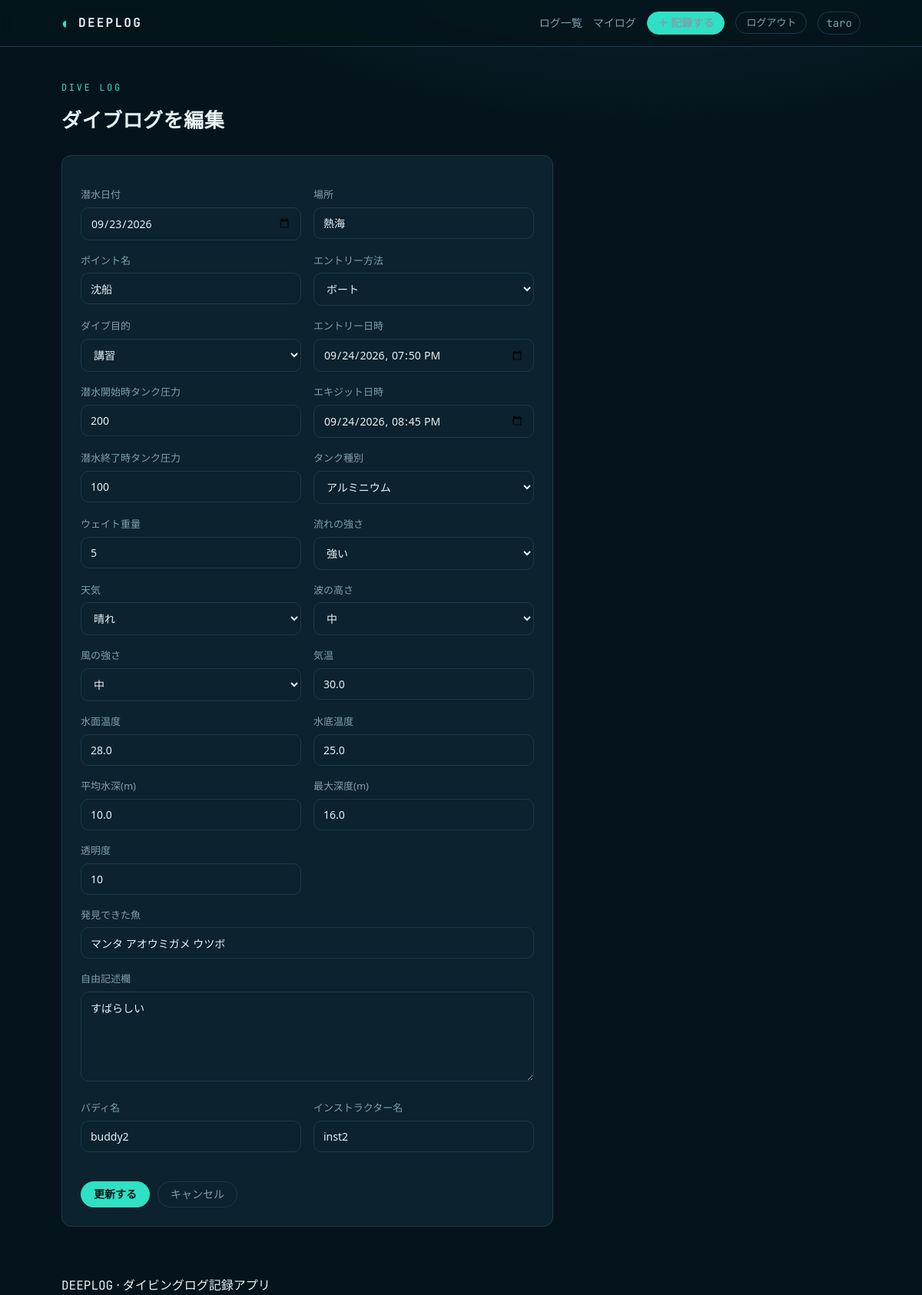
/logs/5/edit/ (signed in), run on the app's committed database.
### accounts/models.py (models this page shows, shortened)
class User(AbstractUser):
    USERNAME_FIELD = 'email'
    REQUIRED_FIELDS = ['username']
    class DiverRank(models.TextChoices):
        NoRank = 'no_rank', _('ランクなし')
        OpenWater = 'OW', _('オープンウォータ―')
        AdvancedOW = 'AOW', _('アドバンスドオープンウォータ―')
        Rescue = 'RED', _('レスキュー')
        DiveMaster = 'DM', _('ダイブマスター')
    email = models.EmailField(
        unique=True,
        verbose_name=_("メールアドレス")
    )
    nickname = models.CharField(
        max_length=30,
        blank=True,
        verbose_name=_("ニックネーム")
    )
    diver_rank = models.CharField(
        max_length=20,
        choices=DiverRank.choices,
        default=DiverRank.NoRank,
        verbose_name=_("ダイバーランク")
    )
    created_at = models.DateTimeField(
        auto_now_add=True,
        verbose_name=_("作成日時")
    )
    updated_at = models.DateTimeField(
        auto_now=True,
        verbose_name=_("更新日時")
    )
    image = models.ImageField(
        upload_to='profile/images/',
        blank=True,
        null=True,
        verbose_name=_("プロフィール画像")
    )
    class Meta:
        verbose_name = _("ユーザー")
        verbose_name_plural = _("ユーザー")

### divelogs/models.py (models this page shows, shortened)
class DiveLog(models.Model):
    class EntryWay(models.TextChoices):
        BEACH = 'beach', _('ビーチ')  #変数名 = DBに保存される値, 画面に表示される値
        BOAT = 'boat', _('ボート')
    class DivePurpose(models.TextChoices):
        FUN = 'fun', _('ファンダイビング')
        PHOTO = 'photo', _('撮影')
        TRAINING = 'training', _('講習')
    class CurrentStrength(models.TextChoices):
        NONE = 'none', _('なし')
        WEAK = 'weak', _('弱い')
        STRONG = 'strong', _('強い')
    class Weather(models.TextChoices):
        SUNNY = 'sunny', _('晴れ')
        CLOUDY = 'cloudy', _('曇り')
        RAINY = 'rainy', _('雨')
    class WaveHeight(models.TextChoices):
        NONE = 'none', _('無し')
        LOW = 'low', _('低')
        MIDDLE = 'middle', _('中')
        HIGH = 'high', _('高')
    class TankType(models.TextChoices):
        STEEL = 'steel',_('スチール')
        ALMI = 'almi',_('アルミニウム')
    class WindStrength(models.TextChoices):
        NONE = 'none', _('無し')
        LOW = 'low', _('弱')
        MIDDLE = 'middle', _('中')
        HIGH = 'high', _('強')
    class SuitType(models.TextChoices):
        WET5mmU = 'wet5mmUnder', _('ウェットスーツ: 5mm以下')
        WET5mm = 'wet5mm', _('ウェットスーツ: 5mm')
        WET65mm = 'wet65mm', _('ウェットスーツ: 6.5mm')
        DRY = 'dry', _('ドライスーツ')
    user = models.ForeignKey( #「1人のUserが、複数のArticleを投稿できる」という関係の定義
        User, #ForeignKeyの第一引数 で、「どのモデルを参照するか」
        on_delete=models.CASCADE, #参照先( User )のレコードが削除されたときの挙動を指定(親が消えたら子も連動して削除する)
        related_name='dive_logs', #逆参照名（user.dive_logでユーザのダイブログを参照できるようになる設定）
        verbose_name=_("ダイバー") #管理画面やフォームで表示される ラベル文字列 を指定
    )
    dive_date = models.DateField(
        verbose_name=_("潜水日付")
    )
    location = models.CharField(
        max_length=100,
        blank=True,
        verbose_name=_("場所")
    )
    dive_point_name = models.CharField(
        max_length=100,
        blank=True,
        verbose_name=_("ポイント名")
    )
    entry_way = models.CharField(
        max_length=20,
        choices=EntryWay.choices,
        verbose_name=_("エントリー方法")
    )
    dive_purpose = models.CharField(
        max_length=20,
        choices=DivePurpose.choices,
        verbose_name=_("ダイブ目的")
    )
    entry_date = models.DateTimeField(
        verbose_name=_("エントリー日時")
    )
    exit_date = models.DateTimeField(
        verbose_name=_("エキジット日時")
    )
    start_press = models.IntegerField(
        verbose_name=_("潜水開始時タンク圧力")
    )
    end_press = models.IntegerField(
        verbose_name=_("潜水終了時タンク圧力")
    )
    tank_type = models.CharField(
        max_length=20,
        choices=TankType.choices,
        verbose_name=_("タンク種別")
    )
    weight = models.IntegerField(
        verbose_name=_("ウェイト重量")
    )
    current_str = models.CharField(
        max_length=20,
        choices=CurrentStrength.choices,
        verbose_name=_("流れの強さ")
    )
    weather = models.CharField(
        max_length=20,
        choices=Weather.choices,
        verbose_name=_("天気")
    )
    wave_height = models.CharField(
        max_length=20,
        choices=WaveHeight.choices,
        verbose_name=_("波の高さ")
    )
    wind_speed = models.CharField(
        max_length=20,
        choices=WindStrength.choices,
        verbose_name=_("風の強さ")
    )
    temperature = models.FloatField(
        verbose_name=_("気温")
    )
    surf_temp = models.FloatField(
        verbose_name=_("水面温度")
    )
    w_bottom_temp = models.FloatField(
        verbose_name=_("水底温度")
    )
    ave_depth = models.FloatField(
        default=0.0,
        verbose_name=_("平均水深(m)")
    )
    max_depth = models.FloatField(
        default=0.0,
        verbose_name=_("最大深度(m)")
    )
    transparency = models.IntegerField(
        verbose_name=_("透明度")
    )
    suit_type = models.CharField(
        max_length=20,
        choices=SuitType.choices,
        blank=True,
        default='',
        verbose_name=_("スーツ種別")
    )
    buddy_name = models.CharField(
        max_length=100,
        blank=True,
        verbose_name=_("バディ名")
    )
    inst_name = models.CharField(
        max_length=100,
        blank=True, #フォーム入力時に空欄を許可する
        verbose_name=_("インストラクター名")
    )
    fish = models.CharField(
        max_length=255,
        blank=True,
        verbose_name=_("発見できた魚")
    )
    free_text_field = models.TextField(
        blank=True,
        verbose_name=_("自由記述欄")
    )
    class Meta:
        verbose_name = _("ダイブログ")#管理画面などで表示される、このモデルの「単数形」の名前
        verbose_name_plural = _("ダイブログ")#管理画面などで表示される、このモデルの「複数形」の名前
        ordering = ['-dive_date'] # このモデルのデータを取得したときの デフォルトの並び順

### divelogs/views.py (the view, shortened to what this page needs)
# urls.py: path("logs/<int:pk>/edit/", views.LogUpdateView.as_view(), name="log_update"),
class LogUpdateView(LoginRequiredMixin, OwnerRequiredMixin, UpdateView):
    model = DiveLog
    form_class = DiveLogForm
    template_name = "logs/log_form.html"
    def get_context_data(self, **kwargs):
        ctx = super().get_context_data(**kwargs)
        ctx["form_title"] = "ダイブログを編集"
        ctx["submit_label"] = "更新する"
        return ctx

### divelogs/views.py (called while the page is built)
    def test_func(self):
        return self.get_object().user == self.request.user

### templates/logs/log_form.html (shortened to what this page needs)
{% extends "base.html" %}
{% block content %}
<div class="page-head">
  <div>
    <p class="eyebrow">Dive Log</p>
    <h1 class="page-title">{{ form_title }}</h1>
  </div>
</div>
<div class="form-wrap card-panel">
  <form method="post" enctype="multipart/form-data">
    <div class="form-row">
      <div class="field">
        <label for="{{ form.dive_date.id_for_label }}">{{ form.dive_date.label }}</label>
        {{ form.dive_date }}{{ form.dive_date.errors }}
      </div>
      <div class="field">
        <label for="{{ form.location.id_for_label }}">{{ form.location.label }}</label>
        {{ form.location }}{{ form.location.errors }}
      </div>
    </div>
    <div class="form-row">
      <div class="field">
        <label for="{{ form.dive_point_name.id_for_label }}">{{ form.dive_point_name.label }}</label>
        {{ form.dive_point_name }}{{ form.dive_point_name.errors }}
      </div>
      <div class="field">
        <label for="{{ form.entry_way.id_for_label }}">{{ form.entry_way.label }}</label>
        {{ form.entry_way }}{{ form.entry_way.errors }}
      </div>
    </div>
    <div class="form-row">
      <div class="field">
        <label for="{{ form.dive_purpose.id_for_label }}">{{ form.dive_purpose.label }}</label>
        {{ form.dive_purpose }}{{ form.dive_purpose.errors }}
      </div>
      <div class="field">
        <label for="{{ form.entry_date.id_for_label }}">{{ form.entry_date.label }}</label>
        {{ form.entry_date }}{{ form.entry_date.errors }}
      </div>
    </div>
    <div class="form-row">
      <div class="field">
        <label for="{{ form.start_press.id_for_label }}">{{ form.start_press.label }}</label>
        {{ form.start_press }}{{ form.start_press.errors }}
      </div>
      <div class="field">
        <label for="{{ form.exit_date.id_for_label }}">{{ form.exit_date.label }}</label>
        {{ form.exit_date }}{{ form.exit_date.errors }}
      </div>
    </div>
    <div class="form-row">
      <div class="field">
        <label for="{{ form.end_press.id_for_label }}">{{ form.end_press.label }}</label>
        {{ form.end_press }}{{ form.end_press.errors }}
      </div>
      <div class="field">
        <label for="{{ form.tank_type.id_for_label }}">{{ form.tank_type.label }}</label>
        {{ form.tank_type }}{{ form.tank_type.errors }}
      </div>
    </div>
    <div class="form-row">
      <div class="field">
        <label for="{{ form.weight.id_for_label }}">{{ form.weight.label }}</label>
        {{ form.weight }}{{ form.weight.errors }}
      </div>
      <div class="field">
        <label for="{{ form.current_str.id_for_label }}">{{ form.current_str.label }}</label>
        {{ form.current_str }}{{ form.current_str.errors }}
      </div>
    </div>
    <div class="form-row">
      <div class="field">
        <label for="{{ form.weather.id_for_label }}">{{ form.weather.label }}</label>
        {{ form.weather }}{{ form.weather.errors }}
      </div>
      <div class="field">
        <label for="{{ form.wave_height.id_for_label }}">{{ form.wave_height.label }}</label>
        {{ form.wave_height }}{{ form.wave_height.errors }}
      </div>
    </div>
    <div class="form-row">
      <div class="field">
        <label for="{{ form.wind_speed.id_for_label }}">{{ form.wind_speed.label }}</label>
        {{ form.wind_speed }}{{ form.wind_speed.errors }}
      </div>
      <div class="field">
        <label for="{{ form.temperature.id_for_label }}">{{ form.temperature.label }}</label>
        {{ form.temperature }}{{ form.temperature.errors }}
      </div>
    </div>
    <div class="form-row">
      <div class="field">
        <label for="{{ form.surf_temp.id_for_label }}">{{ form.surf_temp.label }}</label>
        {{ form.surf_temp }}{{ form.surf_temp.errors }}
      </div>
      <div class="field">
        <label for="{{ form.w_bottom_temp.id_for_label }}">{{ form.w_bottom_temp.label }}</label>
        {{ form.w_bottom_temp }}{{ form.w_bottom_temp.errors }}
      </div>
    </div>
    <div class="form-row">
      <div class="field">
        <label for="{{ form.ave_depth.id_for_label }}">{{ form.ave_depth.label }}</label>
        {{ form.ave_depth }}{{ form.ave_depth.errors }}
      </div>
      <div class="field">
        <label for="{{ form.max_depth.id_for_label }}">{{ form.max_depth.label }}</label>
        {{ form.max_depth }}{{ form.max_depth.errors }}
      </div>
    </div>
    <div class="form-row">
      <div class="field">
        <label for="{{ form.transparency.id_for_label }}">{{ form.transparency.label }}</label>
        {{ form.transparency }}{{ form.transparency.errors }}
      </div>
    </div>
    <div class="field">
      <label for="{{ form.fish.id_for_label }}">{{ form.fish.label }}</label>
      {{ form.fish }}
    </div>
    <div class="field">
      <label for="{{ form.free_text_field.id_for_label }}">{{ form.free_text_field.label }}</label>
      {{ form.free_text_field }}{{ form.free_text_field.errors }}
    </div>
    <div class="form-row">
      <div class="field">
        <label for="{{ form.buddy_name.id_for_label }}">{{ form.buddy_name.label }}</label>
        {{ form.buddy_name }}{{ form.buddy_name.errors }}
      </div>
      <div class="field">
        <label for="{{ form.inst_name.id_for_label }}">{{ form.inst_name.label }}</label>
        {{ form.inst_name }}{{ form.inst_name.errors }}
      </div>
    </div>
    <div class="detail-actions">
      <button type="submit" class="btn btn-accent">{{ submit_label }}</button>
      <a href="{% url 'divelogs:log_list' %}" class="btn btn-ghost">キャンセル</a>
    </div>
  </form>
</div>
{% endblock %}

### templates/base.html (shortened to what this page needs)
{% load static %}
<!DOCTYPE html>
<html lang="ja">
<head>
  <link rel="stylesheet" href="{% static 'css/style.css' %}">
</head>
<body>
  <header class="site-header">
    <div class="wrap header-inner">
      <a href="{% if user.is_authenticated %}{% url 'divelogs:log_list' %}{% else %}{% url 'divelogs:landing' %}{% endif %}" class="brand">
        <span class="brand-mark">◐</span>
        <span class="brand-name">DEEPLOG</span>
      </a>
      <nav class="nav">
        <a href="{% url 'divelogs:log_list' %}">ログ一覧</a>
        {% if user.is_authenticated %}
          <a href="{% url 'divelogs:log_list' %}?mine=1">マイログ</a>
          <a href="{% url 'divelogs:log_create' %}" class="btn btn-accent btn-sm">＋ 記録する</a>
          <form action="{% url 'accounts:logout' %}" method="post" class="inline-form">
            <button type="submit" class="btn btn-ghost btn-sm">ログアウト</button>
          </form>
          <a class="user-chip" href="{% url 'accounts:profile' %}">{{ user.username }}</a>
        {% else %}
          <a href="{% url 'accounts:login' %}" class="btn btn-ghost btn-sm">ログイン</a>
          <a href="{% url 'accounts:register' %}" class="btn btn-accent btn-sm">新規登録</a>
        {% endif %}
      </nav>
    </div>
  </header>
  <main class="wrap main">
    {% block content %}{% endblock %}
  </main>
  <footer class="site-footer">
    <div class="wrap">
      <span class="mono">DEEPLOG</span> · ダイビングログ記録アプリ
    </div>
  </footer>
</body>
</html>

### static/css/style.css (style rules this page uses)
:root { --bg: #05141c; --bg-grad: radial-gradient(1200px 600px at 70% -10%, #0b2b39 0%, #05141c 55%); --surface: #0c222e; --surface-2: #102b39; --border: #1c3a4a; --text: #e6f1f4; --muted: #7fa0ac; --accent: #2fe0c4; --accent-2: #34b3e8; --danger: #ff6b6b; --radius: 12px; --mono: "JetBrains Mono", ui-monospace, "Noto Sans JP", monospace; }
* { box-sizing: border-box; }
html { background: var(--bg); }
body { margin: 0; font-family: "Noto Sans JP", system-ui, sans-serif; color: var(--text); background: var(--bg-grad); background-attachment: fixed; line-height: 1.6; min-height: 100vh; }
a { color: inherit; text-decoration: none; }
.wrap { width: 100%; max-width: 1080px; margin: 0 auto; padding: 0 20px; }
.main { padding-top: 32px; padding-bottom: 64px; }
.mono { font-family: var(--mono); }
.site-header { border-bottom: 1px solid var(--border); background: rgba(5, 20, 28, 0.85); backdrop-filter: blur(8px); position: sticky; top: 0; z-index: 10; }
.header-inner { display: flex; align-items: center; justify-content: space-between; height: 60px; gap: 16px; }
.brand { display: flex; align-items: center; gap: 10px; }
.brand-mark { color: var(--accent); font-size: 20px; }
.brand-name { font-family: var(--mono); font-weight: 700; letter-spacing: 0.14em; }
.nav { display: flex; align-items: center; gap: 14px; flex-wrap: wrap; }
.nav a { color: var(--muted); font-size: 14px; transition: color .15s; }
.inline-form { display: inline; margin: 0; }
.user-chip { font-family: var(--mono); font-size: 12px; color: var(--accent); border: 1px solid var(--border); border-radius: 999px; padding: 3px 10px; }
.btn { display: inline-flex; align-items: center; gap: 6px; cursor: pointer; border-radius: 999px; border: 1px solid var(--border); background: transparent; color: var(--text); font-family: inherit; font-size: 14px; padding: 9px 16px; transition: all .15s; line-height: 1; }
.btn-sm { padding: 7px 13px; font-size: 13px; }
.btn-accent { background: var(--accent); color: #04141a; border-color: var(--accent); font-weight: 700; }
.btn-ghost { color: var(--muted); }
.page-head { display: flex; align-items: flex-end; justify-content: space-between; gap: 16px; margin-bottom: 24px; flex-wrap: wrap; }
.page-title { font-size: 26px; margin: 0; letter-spacing: 0.02em; }
.eyebrow { font-family: var(--mono); font-size: 12px; letter-spacing: 0.22em; color: var(--accent); text-transform: uppercase; }
input, select, textarea { width: 100%; background: var(--surface); border: 1px solid var(--border); color: var(--text); border-radius: 10px; padding: 10px 12px; font-family: inherit; font-size: 14px; }
select { cursor: pointer; }
.detail-actions { display: flex; gap: 10px; margin-top: 22px; flex-wrap: wrap; }
.form-wrap { max-width: 640px; }
.field { margin-bottom: 16px; }
.field label { display: block; font-size: 13px; color: var(--muted); margin-bottom: 6px; }
.form-row { display: grid; grid-template-columns: 1fr 1fr; gap: 16px; }
.card-panel { background: var(--surface); border: 1px solid var(--border); border-radius: var(--radius); padding: 24px; }

### data on the page
User: username "taro"
DiveLog: dive_date "09/23/2026", location "熱海", dive_point_name "沈船", entry_way "ボート", dive_purpose "講習", entry_date "09/24/2026 19:50", start_press "200", exit_date "09/24/2026 20:45", end_press "100", tank_type "アルミニウム", weight "5", current_str "強い", weather "晴れ", wave_height "中", wind_speed "中", temperature "30.0", surf_temp "28.0", w_bottom_temp "25.0", ave_depth "10.0", max_depth "16.0", transparency "10", fish "マンタ アオウミガメ ウツボ", free_text_field "すばらしい", buddy_name "buddy2", inst_name "inst2"

### other printed values
{{ submit_label }} "更新する"
